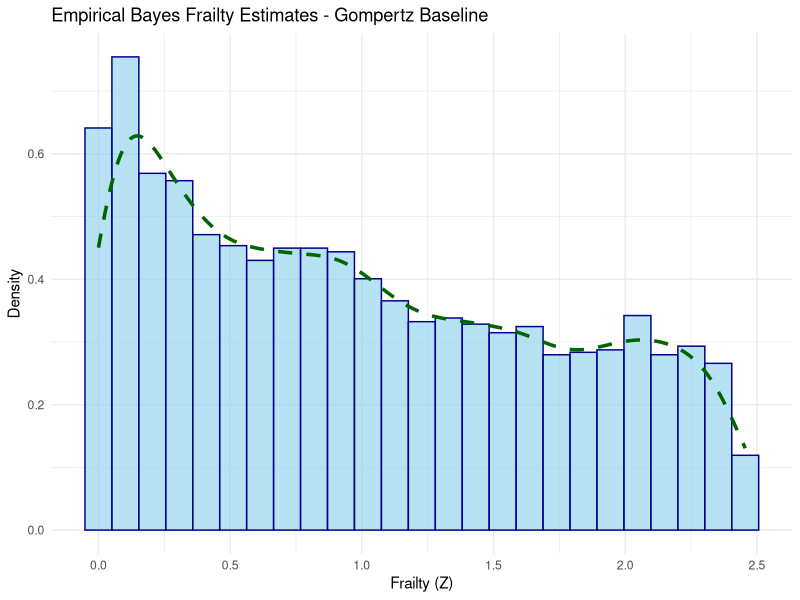
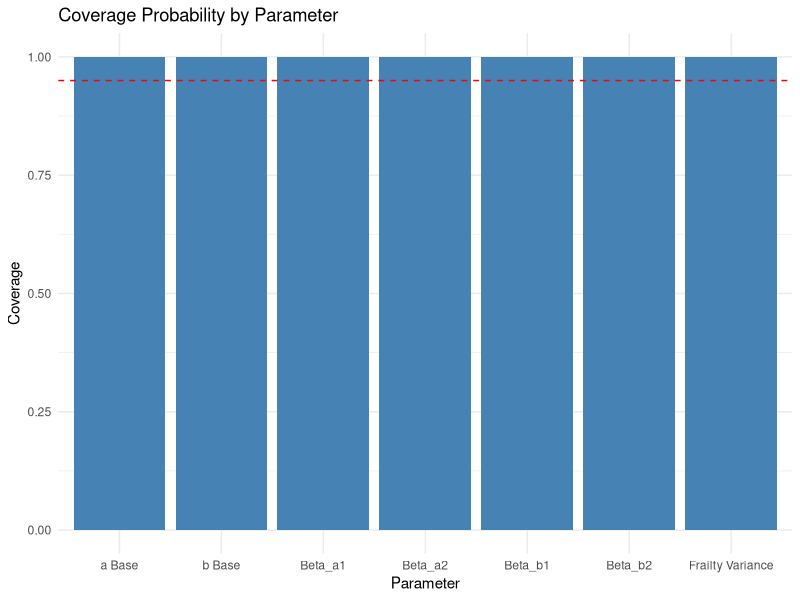
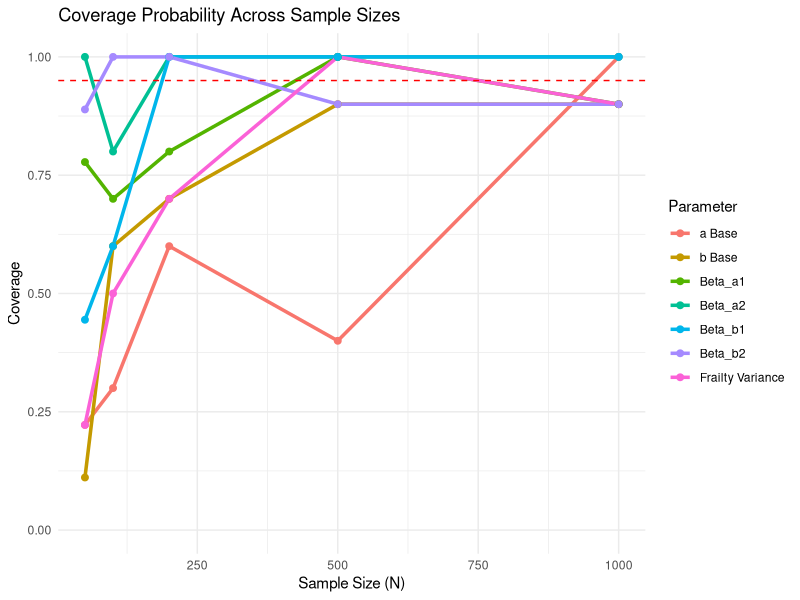

These figures' R source, in order:
## ---- chunk 1
knitr::opts_chunk$set(echo = TRUE, warning = FALSE, message = FALSE)
library(survival)
library(tidyverse)
library(kableExtra)
## ---- chunk 2
set.seed(2025)

n <- 5000
a_base <- rexp(1, 1)
b_base <- rexp(1, 1)
frailty_variance <- rgamma(1, shape = 2, rate = 2)
beta_a <- rnorm(2)
beta_b <- rnorm(2)

cov_df <- tibble(
  X1 = rbinom(n, 1, 0.5),
  X2 = rnorm(n)
)

alpha_gamma_sim <- 1 / frailty_variance
Z <- rgamma(n, shape = alpha_gamma_sim, rate = alpha_gamma_sim)

X <- as.matrix(cov_df)
a_ind <- exp(log(a_base) + X %*% beta_a)
b_ind <- exp(log(b_base) + X %*% beta_b)

U <- runif(n)
times <- (1 / b_ind) * log(1 - (b_ind / (a_ind * Z)) * log(U))

cens_times <- rexp(n, rate = 0.05)
observed_times <- pmin(times, cens_times)
event <- as.numeric(times <= cens_times)
## ---- chunk 3
gompertz_frailty_cov_loglik <- function(params, times, event, X) {
  a_base <- params[1]; b_base <- params[2]; frailty_var <- params[3]
  p <- ncol(X)
  beta_a <- params[4:(3 + p)]
  beta_b <- params[(4 + p):(3 + 2 * p)]

  if (any(c(a_base, b_base, frailty_var) <= 0)) return(Inf)

  alpha_gamma <- 1 / frailty_var
  a_ind <- exp(log(a_base) + X %*% beta_a)
  b_ind <- exp(log(b_base) + X %*% beta_b)
  H0 <- (a_ind / b_ind) * (exp(b_ind * times) - 1)
  h0 <- a_ind * exp(b_ind * times)
  S <- (1 + H0 / alpha_gamma)^(-alpha_gamma)
  h <- h0 / (1 + H0 / alpha_gamma)

  if (any(S <= 0) || any(event == 1 & h <= 0)) return(Inf)
  -sum(event * (log(h) + log(S)) + (1 - event) * log(S))
}
## ---- chunk 4
alpha <- 0.05
p <- ncol(X)
init_params <- c(0.1, 0.1, 0.3, rep(0, 2 * p))

opt <- optim(init_params, gompertz_frailty_cov_loglik,
             times = observed_times, event = event, X = X,
             method = "L-BFGS-B",
             lower = c(0.001, 0.001, 0.01, rep(-Inf, 2 * p)),
             hessian = TRUE)

est <- opt$par
vcov_mat <- solve(opt$hessian)
se <- sqrt(diag(vcov_mat))
z_val <- qnorm(1 - alpha / 2)

param_names <- c("a Base", "b Base", "Frailty Variance",
                 paste0("Beta_a", 1:p), paste0("Beta_b", 1:p))
true_values <- c(a_base, b_base, frailty_variance, beta_a, beta_b)

ci <- data.frame(
  Parameter = param_names,
  Lower = est - z_val * se,
  `True Values` = true_values,
  Upper = est + z_val * se,
  CI = ifelse(true_values >= (est - z_val * se) &
                true_values <= (est + z_val * se), "Yes", "No"),
  Estimate = est,
  SE = se
)

kbl(ci, align = 'lccccc', digits = 3) %>%
  kableExtra::kable_styling(full_width = FALSE,
                            bootstrap_options = c("striped", "hover", "condensed"))
## ---- chunk 5
EB_frailty_gompertz <- function(params, times, event, X) {
  a_base <- params[1]; b_base <- params[2]; frailty_var <- params[3]
  p <- ncol(X)
  beta_a <- params[4:(3 + p)]
  beta_b <- params[(4 + p):(3 + 2 * p)]

  alpha <- 1 / frailty_var
  a_ind <- exp(log(a_base) + X %*% beta_a)
  b_ind <- exp(log(b_base) + X %*% beta_b)
  H0 <- (a_ind / b_ind) * (exp(b_ind * times) - 1)
  (alpha + event) / (alpha + H0)
}

frailty_est <- EB_frailty_gompertz(est, observed_times, event, X)

ggplot(data.frame(frailty = frailty_est), aes(x = frailty)) +
  geom_histogram(aes(y = after_stat(density)), bins = 25,
                 fill = "skyblue", color = "darkblue", alpha = 0.6) +
  geom_density(linetype = "dashed", color = "darkgreen", linewidth = 1.2) +
  labs(title = "Empirical Bayes Frailty Estimates - Gompertz Baseline",
       x = "Frailty (Z)", y = "Density") +
  theme_minimal()
## ---- chunk 6
coverage_study <- function(n_sim = 500, n = 5000, alpha = 0.05) {
  cover_results <- matrix(NA, nrow = n_sim, ncol = length(true_values))
  colnames(cover_results) <- param_names
  ci_records <- list()

  for (sim in 1:n_sim) {
    if (interactive()) cat("Running simulation", sim, "of", n_sim, "\n")

    Z <- rgamma(n, shape = 1 / frailty_variance, rate = 1 / frailty_variance)
    X <- as.matrix(cov_df)
    a_ind <- exp(log(a_base) + X %*% beta_a)
    b_ind <- exp(log(b_base) + X %*% beta_b)
    U <- runif(n)
    times <- (1 / b_ind) * log(1 - (b_ind / (a_ind * Z)) * log(U))
    cens_times <- rexp(n, rate = 0.05)
    obs_times <- pmin(times, cens_times)
    event <- as.numeric(times <= cens_times)

    init_params <- c(0.1, 0.1, 0.3, rep(0, 2 * ncol(X)))
    opt <- tryCatch(
      optim(init_params, gompertz_frailty_cov_loglik,
            times = obs_times, event = event, X = X,
            method = "L-BFGS-B",
            lower = c(0.001, 0.001, 0.01, rep(-Inf, 2 * ncol(X))),
            hessian = TRUE),
      error = function(e) NULL
    )
    if (is.null(opt) || !is.finite(opt$value)) next

    est <- opt$par
    vcov_mat <- tryCatch(solve(opt$hessian), error = function(e) NULL)
    if (is.null(vcov_mat)) next

    se <- sqrt(diag(vcov_mat))
    z_val <- qnorm(1 - alpha / 2)
    lower <- est - z_val * se
    upper <- est + z_val * se

    cover_results[sim, ] <- (true_values >= lower) & (true_values <= upper)

    ci_df <- data.frame(Parameter = param_names,
                        Lower = lower, Estimate = est, Upper = upper,
                        True = true_values, Sim = sim)
    ci_records[[sim]] <- ci_df
  }

  cover_results <- cover_results[complete.cases(cover_results), ]
  coverage <- colMeans(cover_results)
  ci_all <- do.call(rbind, ci_records)
  list(coverage = coverage, ci_data = ci_all)
}

set.seed(123)
coverage <- coverage_study(n_sim = 5)
## ---- chunk 7
print(coverage)
coverage_df <- data.frame(Parameter = names(coverage$coverage),
                          Coverage = round(coverage$coverage, 3))
ggplot(coverage_df, aes(x = Parameter, y = Coverage)) +
  geom_col(fill = "steelblue") +
  geom_hline(yintercept = 0.95, linetype = "dashed", color = "red") +
  ylim(0, 1) +
  labs(title = "Coverage Probability by Parameter",
       y = "Coverage", x = "Parameter") +
  theme_minimal()
## ---- chunk 8
coverage_study_multiN <- function(N_values = c(200, 500, 1000, 2000),
                                  n_sim = 200, alpha = 0.05) {
  results_list <- list()
  ci_funnel_list <- list()

  for (N in N_values) {
    if (interactive()) cat("Running simulations for N =", N, "\n")
    cov_res <- coverage_study(n_sim = n_sim, n = N, alpha = alpha)
    coverage <- cov_res$coverage
    ci_data <- cov_res$ci_data
    ci_data$N <- N

    df_cov <- data.frame(Parameter = names(coverage),
                         Coverage = as.numeric(coverage), N = N)
    results_list[[as.character(N)]] <- df_cov
    ci_funnel_list[[as.character(N)]] <- ci_data
  }

  results_df <- do.call(rbind, results_list)
  ci_funnel_df <- do.call(rbind, ci_funnel_list)
  list(coverage_df = results_df, ci_funnel_df = ci_funnel_df)
}

set.seed(123)
N_values <- c(50, 100, 200, 500, 1000)
coverage_multiN <- coverage_study_multiN(N_values = N_values,
                                         n_sim = 10, alpha = 0.05)
## ---- chunk 9
ggplot(coverage_multiN$coverage_df,
       aes(x = N, y = Coverage, color = Parameter, group = Parameter)) +
  geom_line(size = 1.2) +
  geom_point(size = 2) +
  geom_hline(yintercept = 0.95, linetype = "dashed", color = "red") +
  ylim(0, 1) +
  labs(title = "Coverage Probability Across Sample Sizes",
       x = "Sample Size (N)", y = "Coverage") +
  theme_minimal()
